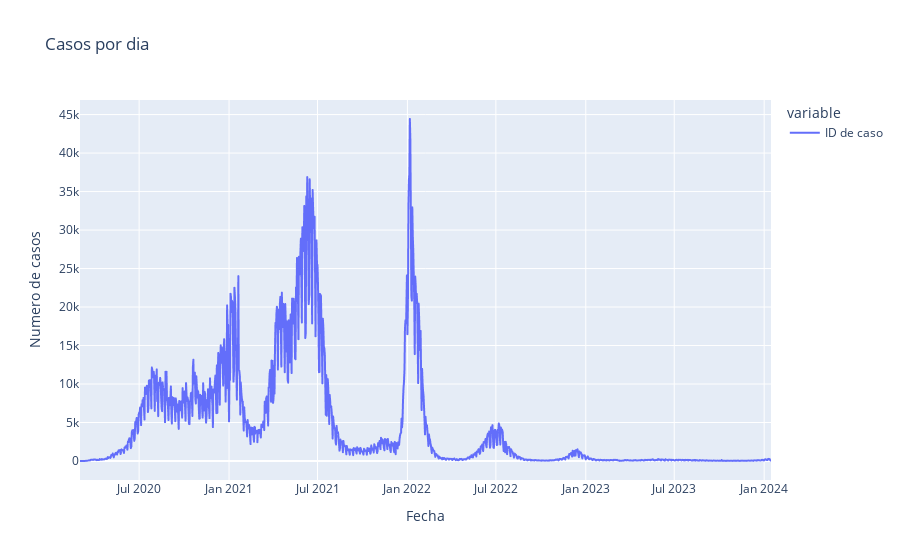
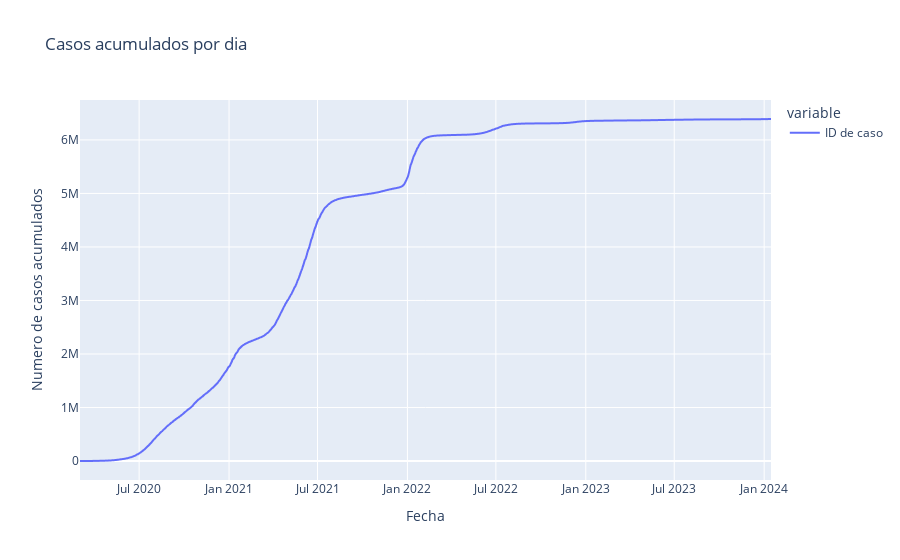

The notebook cell saved with these charts, in order:
### Code cell
#numero de casos por dia
casos_por_dia=data.groupby('Fecha de notificación').count()['ID de caso']

#grafica con plotly express
fig = px.line(casos_por_dia, title='Casos por dia')# se le puede dar la serie a plotly express
fig.update_xaxes(title_text='Fecha')
fig.update_yaxes(title_text='Numero de casos')
fig.show()
# verificado concuerda con los datos de https://www.ins.gov.co/Noticias/Paginas/coronavirus-casos.aspx

#Numero de casos acumulados
casos_acumulados=casos_por_dia.cumsum()

#grafica con plotly express
fig = px.line(casos_acumulados, title='Casos acumulados por dia')
fig.update_xaxes(title_text='Fecha')
fig.update_yaxes(title_text='Numero de casos acumulados')
fig.show()
# verificado concuerda con los datos de https://www.ins.gov.co/Noticias/Paginas/coronavirus-casos.aspx

### Figure 1 — Plotly figure (JSON) as saved in the notebook; plotly's stock layout.template omitted (floating-point values rounded to 4 significant figures; data arrays with more than 128 entries replaced by an {"elided": "..."} marker saying what was removed)
{"data": [{"hovertemplate": "variable=ID de caso<br>Fecha de notificación=%{x}<br>value=%{y}<extra></extra>", "legendgroup": "ID de caso", "line": {"color": "#636efa", "dash": "solid"}, "marker": {"symbol": "circle"}, "mode": "lines", "name": "ID de caso", "showlegend": true, "type": "scattergl", "x": {"elided": "1413 str values"}, "xaxis": "x", "y": {"elided": "1413 int values"}, "yaxis": "y"}], "layout": {"legend": {"title": {"text": "variable"}, "tracegroupgap": 0}, "title": {"text": "Casos por dia"}, "xaxis": {"anchor": "y", "domain": [0, 1], "title": {"text": "Fecha"}}, "yaxis": {"anchor": "x", "domain": [0, 1], "title": {"text": "Numero de casos"}}}}

### Figure 2 — Plotly figure (JSON) as saved in the notebook; plotly's stock layout.template omitted (floating-point values rounded to 4 significant figures; data arrays with more than 128 entries replaced by an {"elided": "..."} marker saying what was removed)
{"data": [{"hovertemplate": "variable=ID de caso<br>Fecha de notificación=%{x}<br>value=%{y}<extra></extra>", "legendgroup": "ID de caso", "line": {"color": "#636efa", "dash": "solid"}, "marker": {"symbol": "circle"}, "mode": "lines", "name": "ID de caso", "showlegend": true, "type": "scattergl", "x": {"elided": "1413 str values"}, "xaxis": "x", "y": {"elided": "1413 int values"}, "yaxis": "y"}], "layout": {"legend": {"title": {"text": "variable"}, "tracegroupgap": 0}, "title": {"text": "Casos acumulados por dia"}, "xaxis": {"anchor": "y", "domain": [0, 1], "title": {"text": "Fecha"}}, "yaxis": {"anchor": "x", "domain": [0, 1], "title": {"text": "Numero de casos acumulados"}}}}
